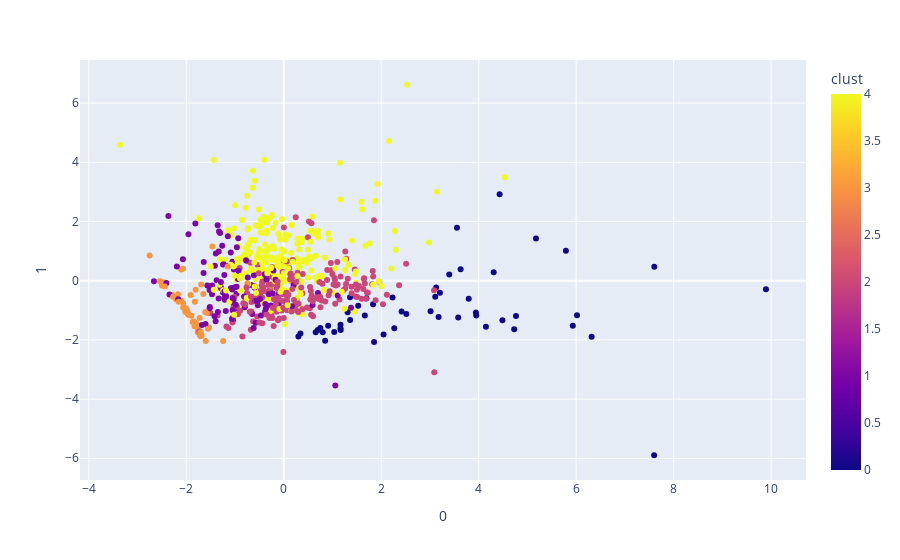

Notebook code cell kept with this figure:
### Code cell
px.scatter(tmp_df,0,1,color='clust')

### Figure 1 — Plotly figure (JSON) as saved in the notebook; plotly's stock layout.template omitted (floating-point values rounded to 4 significant figures; data arrays with more than 128 entries replaced by an {"elided": "..."} marker saying what was removed)
{"data": [{"hovertemplate": "0=%{x}<br>1=%{y}<br>clust=%{marker.color}<extra></extra>", "legendgroup": "", "marker": {"color": {"elided": "664 int values"}, "coloraxis": "coloraxis", "symbol": "circle"}, "mode": "markers", "name": "", "orientation": "v", "showlegend": false, "type": "scatter", "x": {"elided": "664 float values"}, "xaxis": "x", "y": {"elided": "664 float values"}, "yaxis": "y"}], "layout": {"coloraxis": {"colorbar": {"title": {"text": "clust"}}, "colorscale": [[0, "#0d0887"], [0.1111, "#46039f"], [0.2222, "#7201a8"], [0.3333, "#9c179e"], [0.4444, "#bd3786"], [0.5556, "#d8576b"], [0.6667, "#ed7953"], [0.7778, "#fb9f3a"], [0.8889, "#fdca26"], [1, "#f0f921"]]}, "legend": {"tracegroupgap": 0}, "margin": {"t": 60}, "xaxis": {"anchor": "y", "domain": [0, 1], "title": {"text": "0"}}, "yaxis": {"anchor": "x", "domain": [0, 1], "title": {"text": "1"}}}}
